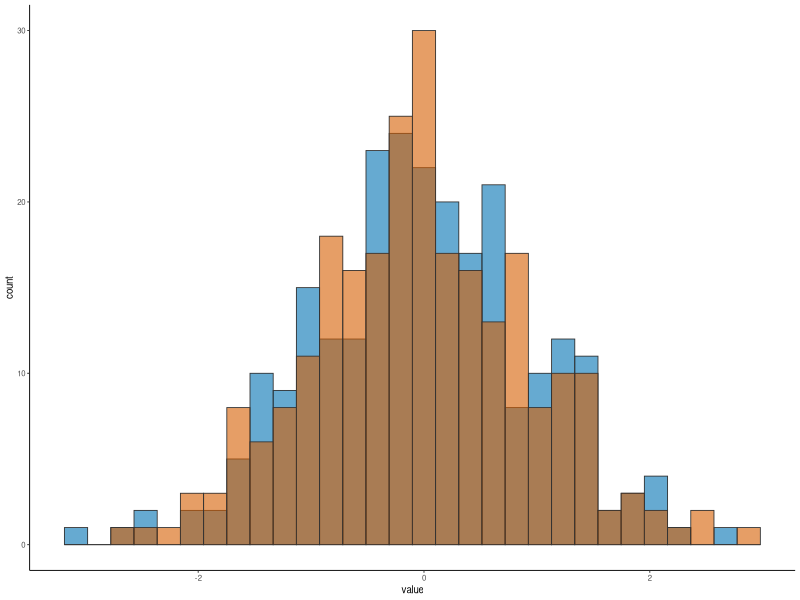
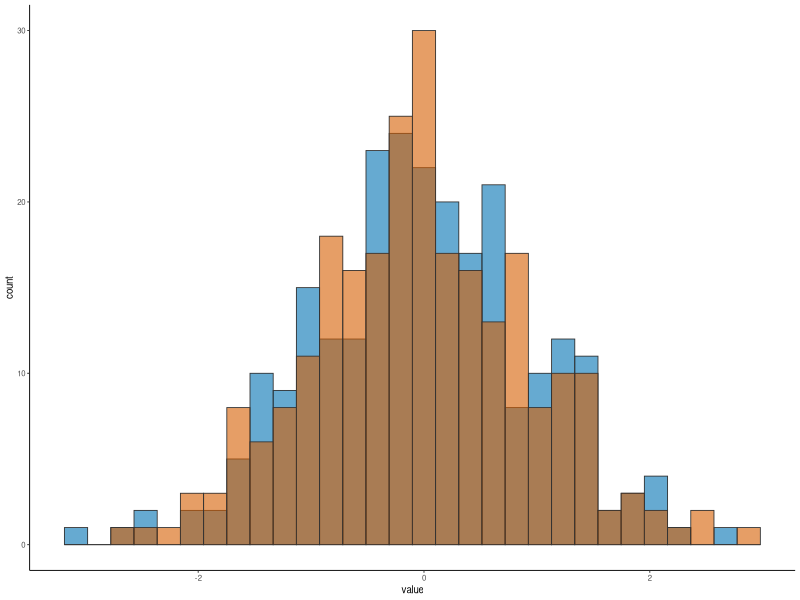
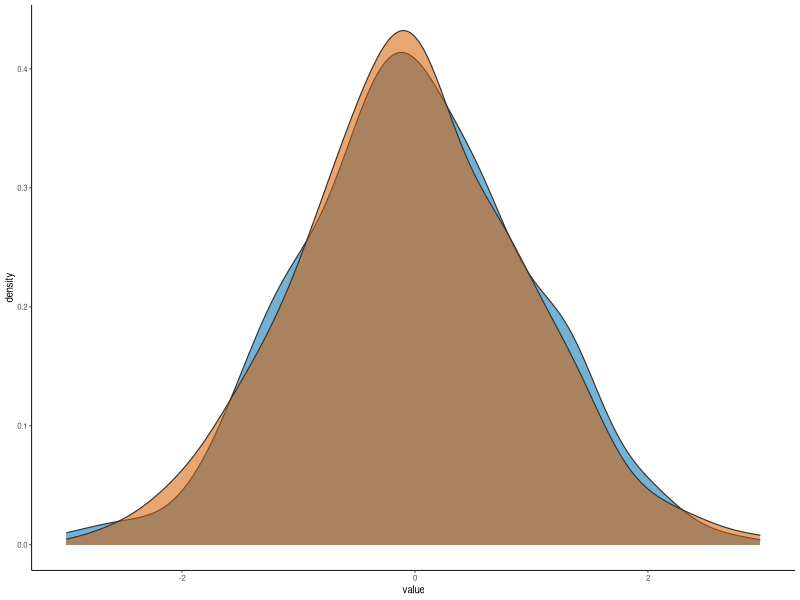
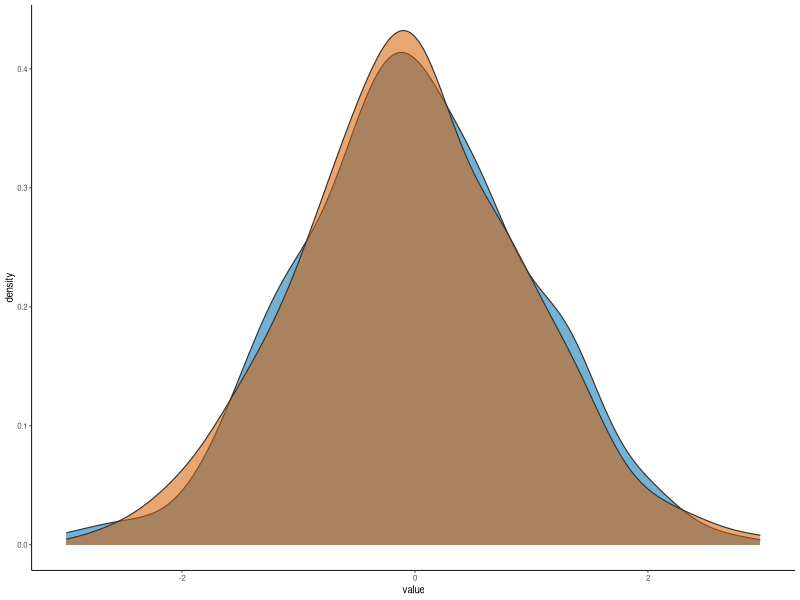
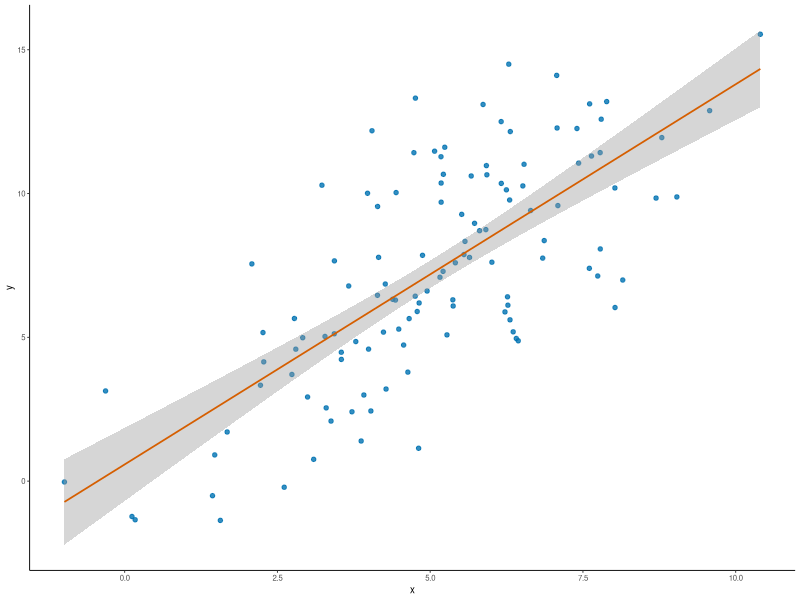
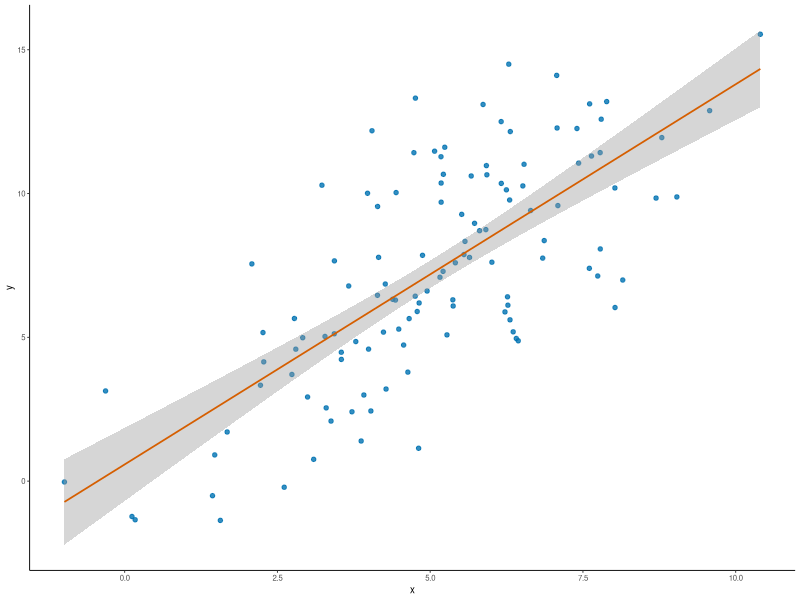
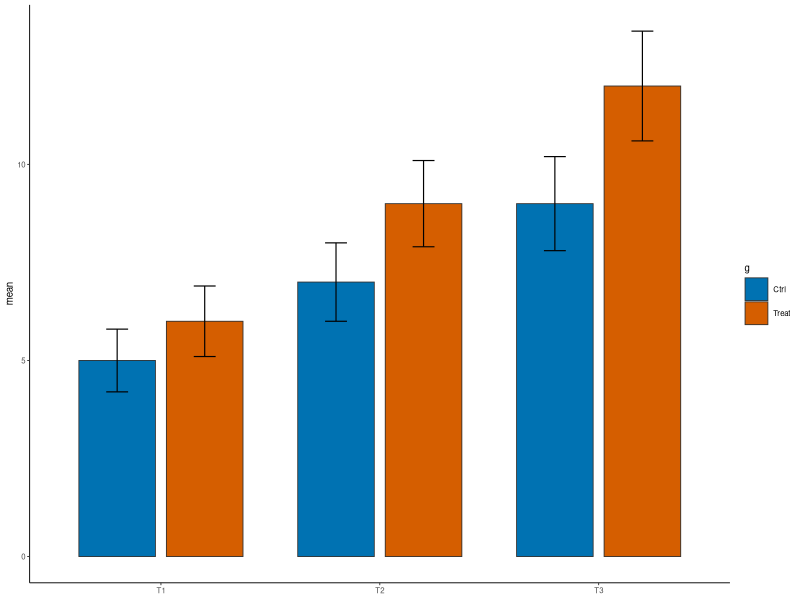
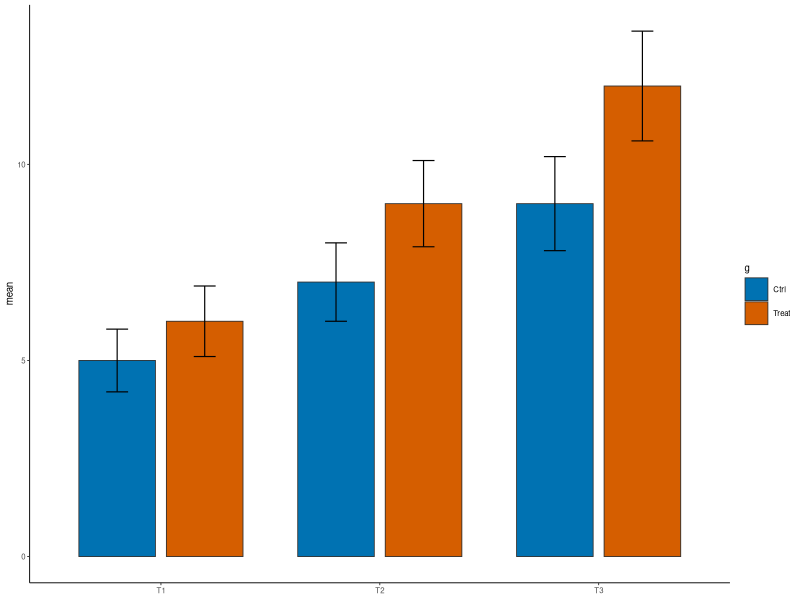

Source code (R) for these figures, in order:
# Master-Source: reference/05.可参考出图代码/_meta/R453_compat/L1_rest_code.R | Master-SHA256: da21074542cef95ffa7c033a5b6bb291b49384f034b2ef9eb79e3322d98213e8
# Adapted-Project: PRJ_AIMS_V3_20261027
# Adapted-Line: line1_bulk
# Adapt-Variables-Note: values below are project-local declarations
# Adapt-Variable input_data: 项目本线只读输入文件路径，相对于本项目根目录
# Adapt-Variable group_col: 分组列名
# Adapt-Variable x_col: 横轴类别列名
# Adapt-Variable value_col: 均值或计数列名
# Adapt-Variable error_col: 误差列名，可为空
adapt_vars <- list(
  input_data = 'data/line1_bulk/processed/deg_sig.tsv',
  group_col = 'gene',
  x_col = 'gene',
  value_col = 'logFC',
  error_col = ''
)

set.seed(42)
library(ggplot2)
df <- data.frame(x = rnorm(500, 0, 1), g = rep(c("A","B"), each = 250))
# L1-03 直方图
p <- ggplot(df, aes(x = x, fill = g)) +
  geom_histogram(bins = 30, position = "identity", alpha = 0.6, colour = "grey20", linewidth = 0.3) +
  scale_fill_manual(values = c("A" = "#0072B2", "B" = "#D55E00")) +
  labs(x = "value", y = "count") + theme_classic(base_size = 7) + theme(legend.position = "none")
ggsave("L1_histogram_verified.pdf", p, width = 89, height = 60, units = "mm")
ggsave("L1_histogram_verified.png", p, width = 89, height = 60, units = "mm", dpi = 300, device = png, type = "cairo")
cat("RENDER_OK hist\n")

# L1-04 密度图
p <- ggplot(df, aes(x = x, fill = g)) +
  geom_density(alpha = 0.55, colour = "grey20", linewidth = 0.4) +
  scale_fill_manual(values = c("A" = "#0072B2", "B" = "#D55E00")) +
  labs(x = "value", y = "density") + theme_classic(base_size = 7) + theme(legend.position = "none")
ggsave("L1_density_verified.pdf", p, width = 89, height = 60, units = "mm")
ggsave("L1_density_verified.png", p, width = 89, height = 60, units = "mm", dpi = 300, device = png, type = "cairo")
cat("RENDER_OK density\n")

# L1-05 散点图 + 回归
set.seed(42)
x <- rnorm(120, 5, 2); y <- 1.5 * x + rnorm(120, 0, 3)
p <- ggplot(data.frame(x, y), aes(x = x, y = y)) +
  geom_point(colour = "#0072B2", size = 1.2, alpha = 0.8) +
  geom_smooth(method = "lm", colour = "#D55E00", linewidth = 0.6, se = TRUE) +
  labs(x = "x", y = "y") + theme_classic(base_size = 7)
ggsave("L1_scatter_verified.pdf", p, width = 89, height = 60, units = "mm")
ggsave("L1_scatter_verified.png", p, width = 89, height = 60, units = "mm", dpi = 300, device = png, type = "cairo")
cat("RENDER_OK scatter\n")

# L1-06 分组柱状图 + 误差棒
set.seed(42)
d <- data.frame(
  g = rep(c("Ctrl", "Treat"), each = 3),
  t = rep(c("T1", "T2", "T3"), 2),
  m = c(5, 7, 9, 6, 9, 12), s = c(0.8, 1.0, 1.2, 0.9, 1.1, 1.4)
)
p <- ggplot(d, aes(x = t, y = m, fill = g)) +
  geom_col(position = position_dodge(0.8), width = 0.7, colour = "grey20", linewidth = 0.3) +
  geom_errorbar(aes(ymin = m - s, ymax = m + s), position = position_dodge(0.8), width = 0.2, linewidth = 0.4) +
  scale_fill_manual(values = c("Ctrl" = "#0072B2", "Treat" = "#D55E00")) +
  labs(x = NULL, y = "mean") + theme_classic(base_size = 7)
ggsave("L1_groupedbar_verified.pdf", p, width = 89, height = 60, units = "mm")
ggsave("L1_groupedbar_verified.png", p, width = 89, height = 60, units = "mm", dpi = 300, device = png, type = "cairo")
cat("RENDER_OK groupedbar\n")
